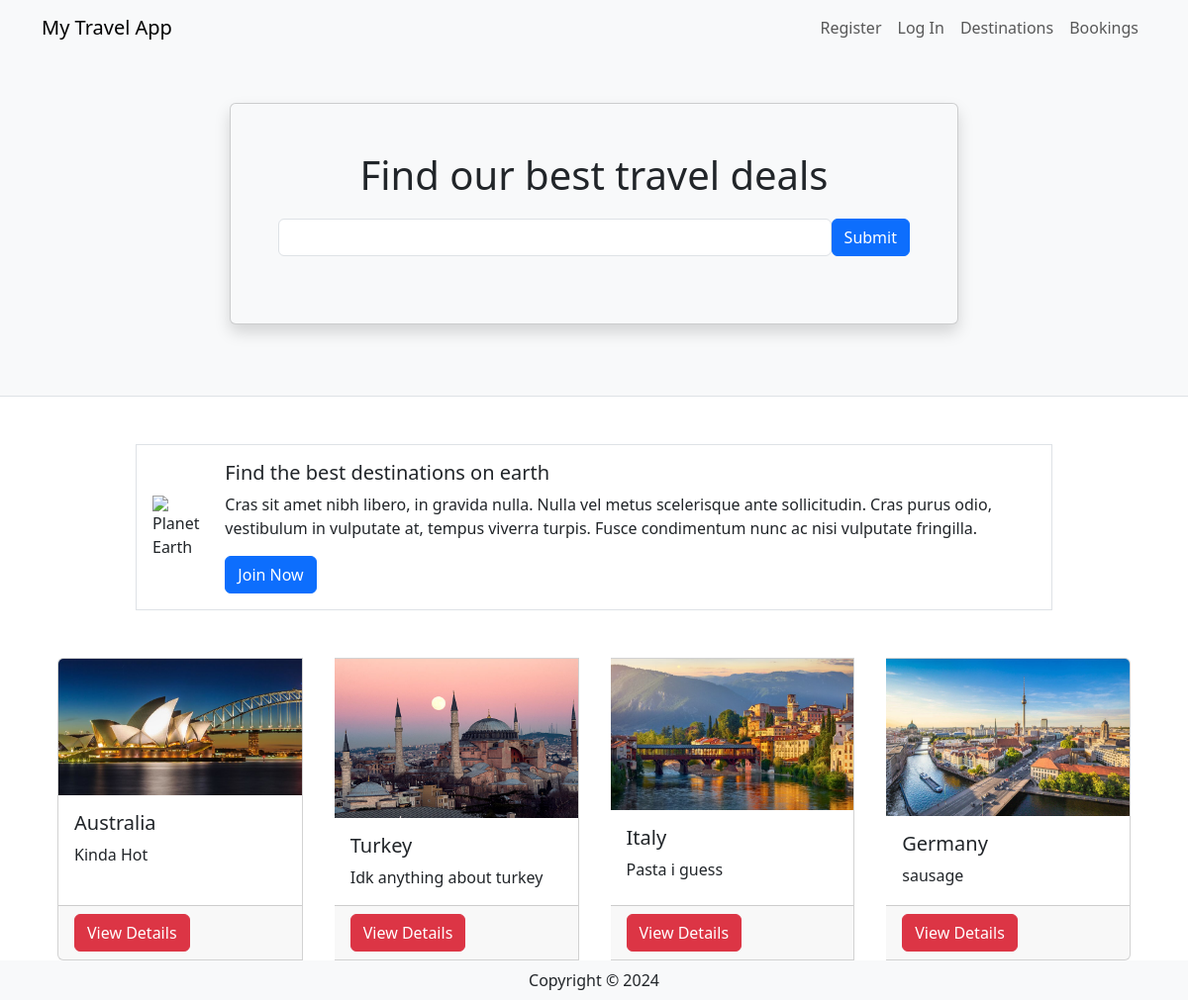
The page / on the database its author committed.
### travel/models.py (models this page shows, shortened)
class Destination(db.Model):
    __tablename__ = 'destinations'
    id = db.Column(db.Integer, primary_key=True)
    name = db.Column(db.String(80))
    description = db.Column(db.String(200))
    image = db.Column(db.String(400))
    currency = db.Column(db.String(3))
    comments = db.relationship('Comment', backref='destination')

### travel/views.py (the view)
@mainbp.route('/')
def index():
    destinations = db.session.scalars(db.select(Destination)).all()
    return render_template('index.html', destinations=destinations)

### travel/templates/index.html
{% extends 'base.html' %}
{% block header %}
      <div class="container">
         <div class="row justify-content-center mt-5 pb-4">
            <div class="col-md-8">
               <div class="card shadow p-5 mb-5 bg-light">
                  <h1 class="text-center mb-3">Find our best travel deals</h1>
                  <form class="form-inline d-flex flex-nowrap" action="{{ url_for('main.search') }}" >
                     <input type="text" name="search" class="form-control flex-grow-1 my-1 mr-sm-2" id="SearchForm">
                     <button type="submit" class="flex-shrink-1 btn btn-primary my-1">Submit</button>
                   </form>
               </div>
            </div>
         </div>
      </div>
{% endblock %}
{% block content %}
      <div class="container">
         <div class="row mt-5 mb-5 justify-content-center">
            <div class="col-md-10">
               <div class="media border p-3 d-flex justify-content-start">
                  <img class="align-self-center me-3" style="max-width:120px"
                     src="https://upload.wikimedia.org/wikipedia/commons/thumb/2/22/Earth_Western_Hemisphere_transparent_background.png/600px-Earth_Western_Hemisphere_transparent_background.png"
                     alt="Planet Earth">
                  <div class="align-self-center media-body">
                     <h5 class="mt-0">Find the best destinations on earth</h5>
                     <p class="d-none d-sm-block">Cras sit amet nibh libero, in gravida nulla. Nulla vel metus
                        scelerisque ante sollicitudin. Cras purus odio, vestibulum in vulputate at, tempus viverra
                        turpis. Fusce condimentum nunc ac nisi vulputate fringilla.</p>
                     <a href="#" class="btn btn-primary">Join Now</a>
                  </div>
               </div>
            </div>
         </div>
         <div class="card-group">
            {% for destination in destinations %}
            <div class="card mx-3">
               <img class="card-img-top"
                  src="{{destination.image}}" alt="destination picture">
               <div class="card-body">
                  <h5 class="card-title">{{destination.name}}</h5>
                  <p class="card-text">{{destination.description}}</p>
               </div>
               <div class="card-footer"><a href="{{url_for('destination.show', id=destination.id)}}" class ="btn btn-danger"> View Details </a></div>
            </div>
            {% endfor %}
         </div>
      </div>
{% endblock %}

### travel/templates/base.html (shortened to what this page needs)
<html>
<head>
   <link href="https://cdn.jsdelivr.net/npm/bootstrap@5.3.0-alpha3/dist/css/bootstrap.min.css" rel="stylesheet">
</head>
</head>
<body>
   <header class="bg-light border-bottom">
      <nav class="navbar navbar-expand-lg navbar-light bg-light">
         <div class="container">
            <a href="/" class="navbar-brand">My Travel App</a>
            <div class="collapse navbar-collapse justify-content-end" id="navbarSupportedContent">
               <div class="navbar-nav ml-auto">
                  {% if current_user.is_authenticated %}
                     <a class="nav-item nav-link disabled text-muted" href="#">Welcome {{current_user.name}}</a>
                     <a class="nav-item nav-link" href="{{url_for('auth.logout')}}">Log Out</a>
                  {% else %}
                     <a class="nav-item nav-link" href="{{url_for('auth.register')}}">Register</a>
                     <a class="nav-item nav-link" href="{{url_for('auth.login')}}">Log In</a>
                  {% endif %}
                  <a class="nav-item nav-link" href="#">Destinations</a>
                  <a class="nav-item nav-link" href="#">Bookings</a>
               </div>
            </div>
         </div>
      </nav>
      {% block header %}
      {% endblock %}
   </header>
   {% block content %}
   {% endblock %}
    <footer class="footer">
        <div class="text-center py-2 bg-light">
            <span class="text-dark">Copyright &copy; 2024</span>
        </div>
    </footer>
   </body>
</html>

### rows shown on the page
Destination: image (picture), name "Australia", description "Kinda Hot"
Destination: image (picture), name "Turkey", description "Idk anything about turkey"
Destination: image (picture), name "Italy", description "Pasta i guess"
Destination: image (picture), name "Germany", description "sausage"
